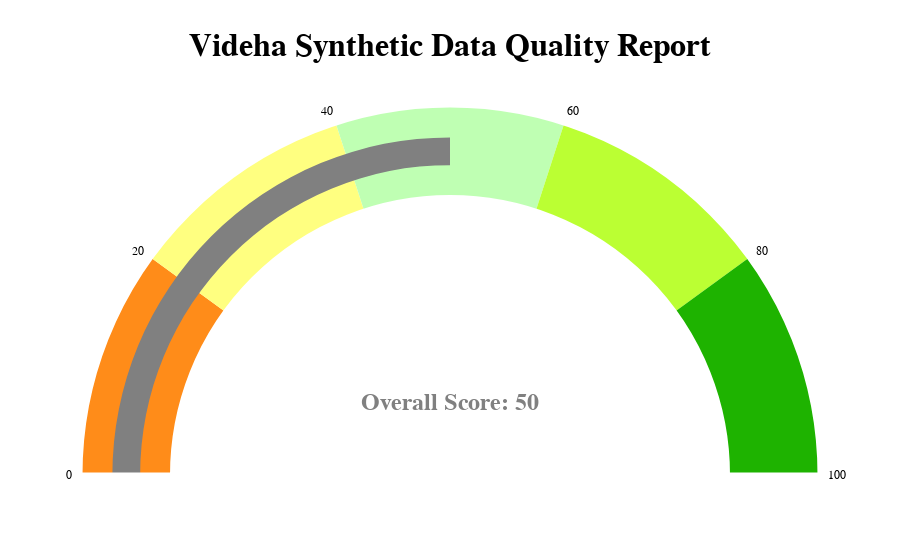
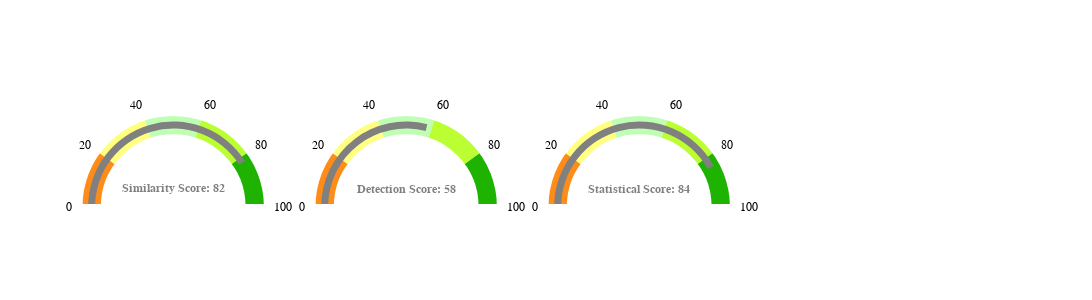

Notebook source saved alongside these figures, in order:
### Markdown cell above
#### Report without privacy and ML efficacy metrics

### Code cell
get_full_report(data, sample,discrete_columns,numeric_features)

### Figure 1 — Plotly figure (JSON) as saved in the notebook; plotly's stock layout.template omitted (floating-point values rounded to 4 significant figures)
{"data": [{"delta": {"font": {"size": 60}, "increasing": {"color": "white"}, "reference": 0}, "domain": {"x": [0, 1], "y": [0, 1]}, "gauge": {"axis": {"range": [null, 100], "tickcolor": "white", "tickwidth": 0}, "bar": {"color": "grey", "thickness": 0.3}, "bgcolor": "white", "bordercolor": "white", "borderwidth": 5, "steps": [{"color": "#FF8C19", "range": [0, 20]}, {"color": "#FFFF80", "range": [20, 40]}, {"color": "#BFFFB3", "range": [40, 60]}, {"color": "#BBFF33", "range": [60, 80]}, {"color": "#1EB300", "range": [80, 101]}], "threshold": {"line": {"color": "grey", "width": 4}, "thickness": 0, "value": 100}}, "mode": "gauge+number+delta", "number": {"font": {"color": "grey", "family": "'Oswald', sans-serif", "size": 24}, "prefix": "<b>Overall Score<b>: "}, "type": "indicator", "value": 50}], "layout": {"font": {"color": "black", "family": "'Oswald', sans-serif"}, "plot_bgcolor": "rgba(0,0,0,0)", "title": {"font": {"color": "black", "family": "'Oswald', sans-serif", "size": 32}, "text": "<b>Videha Synthetic Data Quality Report<b>", "x": 0.5, "xanchor": "center", "y": 0.94, "yanchor": "top"}, "xaxis": {"range": [0, 1], "showgrid": false, "showticklabels": true}, "yaxis": {"range": [0, 1], "showgrid": false, "showticklabels": true}}}

### Figure 2 — Plotly figure (JSON) as saved in the notebook; plotly's stock layout.template omitted (floating-point values rounded to 4 significant figures)
{"data": [{"delta": {"font": {"size": 12}, "increasing": {"color": "white"}, "reference": 0}, "domain": {"x": [0, 0.2], "y": [0, 1]}, "gauge": {"axis": {"range": [null, 100], "tickcolor": "white", "tickwidth": 0}, "bar": {"color": "grey", "thickness": 0.3}, "bgcolor": "white", "bordercolor": "white", "borderwidth": 5, "steps": [{"color": "#FF8C19", "range": [0, 20]}, {"color": "#FFFF80", "range": [20, 40]}, {"color": "#BFFFB3", "range": [40, 60]}, {"color": "#BBFF33", "range": [60, 80]}, {"color": "#1EB300", "range": [80, 101]}], "threshold": {"line": {"color": "grey", "width": 6}, "thickness": 0, "value": 100}}, "mode": "gauge+number+delta", "number": {"font": {"color": "grey", "family": "'Oswald', sans-serif", "size": 12}, "prefix": "<b>Similarity Score<b>: "}, "type": "indicator", "value": 82}, {"delta": {"font": {"size": 12}, "increasing": {"color": "white"}, "reference": 0}, "domain": {"x": [0.25, 0.45], "y": [0, 1]}, "gauge": {"axis": {"range": [null, 100], "tickcolor": "white", "tickwidth": 0}, "bar": {"color": "grey", "thickness": 0.3}, "bgcolor": "white", "bordercolor": "white", "borderwidth": 5, "steps": [{"color": "#FF8C19", "range": [0, 20]}, {"color": "#FFFF80", "range": [20, 40]}, {"color": "#BFFFB3", "range": [40, 60]}, {"color": "#BBFF33", "range": [60, 80]}, {"color": "#1EB300", "range": [80, 101]}], "threshold": {"line": {"color": "grey", "width": 6}, "thickness": 0, "value": 100}}, "mode": "gauge+number+delta", "number": {"font": {"color": "grey", "family": "'Oswald', sans-serif", "size": 12}, "prefix": "<b>Detection Score<b>: "}, "type": "indicator", "value": 58}, {"delta": {"font": {"size": 12}, "increasing": {"color": "white"}, "reference": 0}, "domain": {"x": [0.5, 0.7], "y": [0, 1]}, "gauge": {"axis": {"range": [null, 100], "tickcolor": "white", "tickwidth": 0}, "bar": {"color": "grey", "thickness": 0.3}, "bgcolor": "white", "bordercolor": "white", "borderwidth": 5, "steps": [{"color": "#FF8C19", "range": [0, 20]}, {"color": "#FFFF80", "range": [20, 40]}, {"color": "#BFFFB3", "range": [40, 60]}, {"color": "#BBFF33", "range": [60, 80]}, {"color": "#1EB300", "range": [80, 101]}], "threshold": {"line": {"color": "grey", "width": 6}, "thickness": 0, "value": 100}}, "mode": "gauge+number+delta", "number": {"font": {"color": "grey", "family": "'Oswald', sans-serif", "size": 12}, "prefix": "<b>Statistical Score<b>: "}, "type": "indicator", "value": 84}], "layout": {"autosize": false, "font": {"color": "black", "family": "'Oswald', sans-serif"}, "height": 300, "plot_bgcolor": "rgba(0,0,0,0)", "title": {"text": ""}, "width": 1200, "xaxis": {"range": [0, 1], "showgrid": false, "showticklabels": true}, "yaxis": {"range": [0, 1], "showgrid": false, "showticklabels": true}}}
